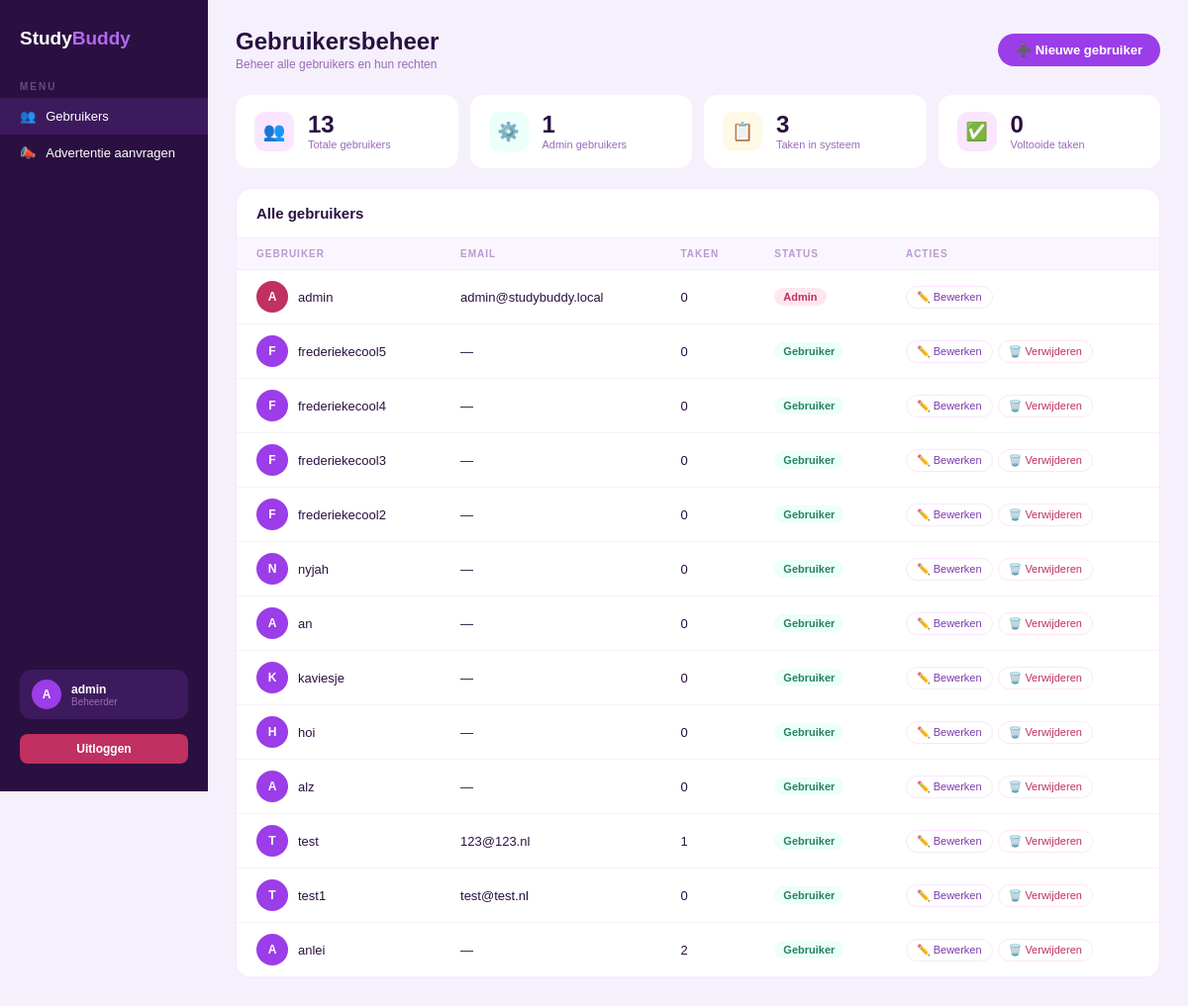
The app's page /admin (signed in) with its own data.
### tables this page shows
CREATE TABLE users (
            id INTEGER PRIMARY KEY AUTOINCREMENT,
            username TEXT NOT NULL UNIQUE,
            password TEXT NOT NULL,
            email TEXT,
            telefoonnummer TEXT,
            foto TEXT
        , is_admin INTEGER DEFAULT 0);

### app.py (the view)
@app.route("/admin")
@admin_required
def admin_dashboard():
    db = get_db()
    totaal_users = db.execute("SELECT COUNT(*) FROM users").fetchone()[0]
    totaal_taken = db.execute("SELECT COUNT(*) FROM taken").fetchone()[0]
    voltooide_taken = db.execute("SELECT COUNT(*) FROM taken WHERE voltooid = 1").fetchone()[0]
    admin_users = db.execute("SELECT COUNT(*) FROM users WHERE is_admin = 1").fetchone()[0]
    users = db.execute("""
        SELECT u.id, u.username, u.email, u.is_admin,
               (SELECT COUNT(*) FROM taken WHERE user_id = u.id) as taken_count
        FROM users u
        ORDER BY u.is_admin DESC, u.id DESC
    """).fetchall()
    logger.info(f"Admin dashboard geopend door gebruiker {session['user_id']}")
    return render_template("admin.html",
        totaal_users=totaal_users,
        totaal_taken=totaal_taken,
        voltooide_taken=voltooide_taken,
        admin_users=admin_users,
        users=users
    )

### app.py (called while the page is built)
def ingelogd():
    return "user_id" in session

def is_admin():
    return bool(session.get("is_admin"))

def admin_required(f):
    from functools import wraps
    @wraps(f)
    def decorated_function(*args, **kwargs):
        if not ingelogd() or not is_admin():
            flash("U hebt geen toegang tot deze pagina.", "error")
            return redirect(url_for("dashboard"))
        return f(*args, **kwargs)
    return decorated_function

### database.py (called while the page is built)
def get_db():
    conn = sqlite3.connect("studybuddy.db", timeout=30)
    conn.row_factory = sqlite3.Row
    conn.execute("PRAGMA journal_mode=WAL")
    return conn

### templates/admin.html (shortened to what this page needs)
{% extends "base.html" %}
{% block head_extra %}
  <link rel="stylesheet" href="{{ url_for('static', filename='css/admin.css') }}">
{% endblock %}
{% block content %}
<div style="display: flex; min-height: 100vh; background: #f5f0fc; color: #2a1040; font-family: 'DM Sans', sans-serif;">
  <aside style="width: 210px; background: #2a1040; display: flex; flex-direction: column; padding: 28px 0; position: fixed; top: 0; left: 0; min-height: 100vh;">
    <div style="font-family: 'Syne', sans-serif; font-size: 19px; font-weight: 800; color: white; padding: 0 20px; margin-bottom: 32px;">
      Study<span style="color: #b06aed;">Buddy</span>
    </div>
    <div style="font-size: 10px; font-weight: 600; letter-spacing: 2px; text-transform: uppercase; color: #6a4a8a; padding: 0 20px; margin-bottom: 6px;">Menu</div>
    <a href="{{ url_for('admin_dashboard') }}" style="display: flex; align-items: center; gap: 10px; padding: 11px 20px; font-size: 13px; color: white; text-decoration: none; transition: 0.2s; background: #3d1a5e;">
      <span>👥</span> Gebruikers
    </a>
    <a href="{{ url_for('admin_ad_requests') }}" style="display: flex; align-items: center; gap: 10px; padding: 11px 20px; font-size: 13px; color: white; text-decoration: none; transition: 0.2s;">
      <span>📣</span> Advertentie aanvragen
    </a>
    <div style="margin-top: auto; padding: 0 20px;">
      <div style="display: flex; align-items: center; gap: 10px; background: #3d1a5e; border-radius: 12px; padding: 10px 12px;">
        <div style="width: 30px; height: 30px; background: #9b3de8; border-radius: 50%; display: flex; align-items: center; justify-content: center; font-family: 'Syne', sans-serif; font-size: 12px; font-weight: 800; color: white;">
          {{ session.username[0].upper() }}
        </div>
        <div>
          <div style="font-size: 12px; font-weight: 600; color: white;">{{ session.username }}</div>
          <div style="font-size: 10px; color: #9b6ab8;">Beheerder</div>
        </div>
      </div>
      <a href="{{ url_for('logout') }}" style="display: block; margin-top: 15px; padding: 8px 12px; background: #c03060; color: white; border-radius: 8px; text-align: center; text-decoration: none; font-size: 12px; font-weight: 600;">
        Uitloggen
      </a>
    </div>
  </aside>
  <main style="margin-left: 210px; flex: 1; padding: 28px;">
    <div style="display: flex; align-items: center; justify-content: space-between; margin-bottom: 24px;">
      <div>
        <div style="font-family: 'Syne', sans-serif; font-size: 24px; font-weight: 800;">Gebruikersbeheer</div>
        <div style="font-size: 12px; color: #9b6ab8; margin-top: 2px;">Beheer alle gebruikers en hun rechten</div>
      </div>
      <a href="{{ url_for('admin_user_create') }}" style="padding: 9px 18px; background: #9b3de8; color: white; border-radius: 99px; font-family: 'DM Sans', sans-serif; font-size: 13px; font-weight: 600; text-decoration: none; cursor: pointer;">
        ➕ Nieuwe gebruiker
      </a>
    </div>
    <div style="display: grid; grid-template-columns: repeat(4, 1fr); gap: 12px; margin-bottom: 20px;">
      <div style="background: white; border-radius: 14px; padding: 16px 18px; display: flex; align-items: center; gap: 14px; border: 1.5px solid transparent; transition: 0.2s;">
        <div style="width: 40px; height: 40px; border-radius: 11px; display: flex; align-items: center; justify-content: center; font-size: 18px; background: #FAE6FE;">👥</div>
        <div>
          <div style="font-family: 'Syne', sans-serif; font-size: 24px; font-weight: 800; line-height: 1;">{{ totaal_users }}</div>
          <div style="font-size: 11px; color: #9b6ab8; margin-top: 2px;">Totale gebruikers</div>
        </div>
      </div>
      <div style="background: white; border-radius: 14px; padding: 16px 18px; display: flex; align-items: center; gap: 14px; border: 1.5px solid transparent; transition: 0.2s;">
        <div style="width: 40px; height: 40px; border-radius: 11px; display: flex; align-items: center; justify-content: center; font-size: 18px; background: #EBFFFB;">⚙️</div>
        <div>
          <div style="font-family: 'Syne', sans-serif; font-size: 24px; font-weight: 800; line-height: 1;">{{ admin_users }}</div>
          <div style="font-size: 11px; color: #9b6ab8; margin-top: 2px;">Admin gebruikers</div>
        </div>
      </div>
      <div style="background: white; border-radius: 14px; padding: 16px 18px; display: flex; align-items: center; gap: 14px; border: 1.5px solid transparent; transition: 0.2s;">
        <div style="width: 40px; height: 40px; border-radius: 11px; display: flex; align-items: center; justify-content: center; font-size: 18px; background: #FEF8E6;">📋</div>
        <div>
          <div style="font-family: 'Syne', sans-serif; font-size: 24px; font-weight: 800; line-height: 1;">{{ totaal_taken }}</div>
          <div style="font-size: 11px; color: #9b6ab8; margin-top: 2px;">Taken in systeem</div>
        </div>
      </div>
      <div style="background: white; border-radius: 14px; padding: 16px 18px; display: flex; align-items: center; gap: 14px; border: 1.5px solid transparent; transition: 0.2s;">
        <div style="width: 40px; height: 40px; border-radius: 11px; display: flex; align-items: center; justify-content: center; font-size: 18px; background: #FAE6FE;">✅</div>
        <div>
          <div style="font-family: 'Syne', sans-serif; font-size: 24px; font-weight: 800; line-height: 1;">{{ voltooide_taken }}</div>
          <div style="font-size: 11px; color: #9b6ab8; margin-top: 2px;">Voltooide taken</div>
        </div>
      </div>
    </div>
    <div style="background: white; border-radius: 16px; overflow: hidden; border: 1.5px solid #FAE6FE;">
      <div style="display: flex; align-items: center; justify-content: space-between; padding: 16px 20px; border-bottom: 1.5px solid #FAE6FE;">
        <div style="font-family: 'Syne', sans-serif; font-size: 15px; font-weight: 700;">Alle gebruikers</div>
      </div>
      <table style="width: 100%; border-collapse: collapse;">
        <thead>
          <tr>
            <th style="text-align: left; font-size: 10px; font-weight: 600; letter-spacing: 1px; text-transform: uppercase; color: #b89ad0; padding: 10px 20px; background: #faf5ff; border-bottom: 1.5px solid #FAE6FE;">Gebruiker</th>
            <th style="text-align: left; font-size: 10px; font-weight: 600; letter-spacing: 1px; text-transform: uppercase; color: #b89ad0; padding: 10px 20px; background: #faf5ff; border-bottom: 1.5px solid #FAE6FE;">Email</th>
            <th style="text-align: left; font-size: 10px; font-weight: 600; letter-spacing: 1px; text-transform: uppercase; color: #b89ad0; padding: 10px 20px; background: #faf5ff; border-bottom: 1.5px solid #FAE6FE;">Taken</th>
            <th style="text-align: left; font-size: 10px; font-weight: 600; letter-spacing: 1px; text-transform: uppercase; color: #b89ad0; padding: 10px 20px; background: #faf5ff; border-bottom: 1.5px solid #FAE6FE;">Status</th>
            <th style="text-align: left; font-size: 10px; font-weight: 600; letter-spacing: 1px; text-transform: uppercase; color: #b89ad0; padding: 10px 20px; background: #faf5ff; border-bottom: 1.5px solid #FAE6FE;">Acties</th>
          </tr>
        </thead>
        <tbody>
          {% for user in users %}
          <tr style="border-bottom: 1px solid #f5f0fc; transition: 0.15s;">
            <td style="padding: 11px 20px; font-size: 13px;">
              <div style="display: flex; align-items: center; gap: 10px;">
                <div style="width: 32px; height: 32px; border-radius: 50%; display: flex; align-items: center; justify-content: center; font-family: 'Syne', sans-serif; font-size: 12px; font-weight: 800; color: white; background: {% if user.is_admin %}#c03060{% else %}#9b3de8{% endif %}; flex-shrink: 0;">
                  {{ user.username[0].upper() }}
                </div>
                <div>
                  <div style="font-size: 13px; font-weight: 500;">{{ user.username }}</div>
                </div>
              </div>
            </td>
            <td style="padding: 11px 20px; font-size: 13px;">{{ user.email or '—' }}</td>
            <td style="padding: 11px 20px; font-size: 13px;">{{ user.taken_count }}</td>
            <td style="padding: 11px 20px; font-size: 13px;">
              {% if user.is_admin %}
                <span style="display: inline-block; padding: 3px 9px; border-radius: 99px; font-size: 11px; font-weight: 600; background: #fde8ee; color: #c03060;">Admin</span>
              {% else %}
                <span style="display: inline-block; padding: 3px 9px; border-radius: 99px; font-size: 11px; font-weight: 600; background: #EBFFFB; color: #2a8060;">Gebruiker</span>
              {% endif %}
            </td>
            <td style="padding: 11px 20px; font-size: 13px;">
              <div style="display: flex; gap: 5px; flex-wrap: wrap;">
                <a href="{{ url_for('admin_user_edit', user_id=user.id) }}" style="padding: 4px 10px; border-radius: 99px; font-size: 11px; font-weight: 500; border: 1.5px solid #FAE6FE; background: transparent; color: #7c3aad; text-decoration: none; cursor: pointer; transition: 0.2s;">
                  ✏️ Bewerken
                </a>
                {% if user.id != session.user_id %}
                <form method="POST" action="{{ url_for('admin_user_delete', user_id=user.id) }}" style="display: inline;" onsubmit="return confirm('Weet je zeker dat je deze gebruiker wilt verwijderen?');">
                  <button type="submit" style="padding: 4px 10px; border-radius: 99px; font-size: 11px; font-weight: 500; border: 1.5px solid #fde8ee; background: transparent; color: #c03060; cursor: pointer; transition: 0.2s;">
                    🗑️ Verwijderen
                  </button>
                </form>
                {% endif %}
              </div>
            </td>
          </tr>
          {% endfor %}
        </tbody>
      </table>
    </div>
  </main>
</div>
{% endblock %}

### static/css/style.css (style rules this page uses)
* { margin: 0; padding: 0; box-sizing: border-box; }
body { font-family: 'Segoe UI', sans-serif; background: #e8e8e8; min-height: 100vh; }

### static/css/admin.css (style rules this page uses)
* { margin: 0; padding: 0; box-sizing: border-box; }
body { font-family: 'DM Sans', sans-serif; }
table { width: 100%; border-collapse: collapse; }
thead th { text-align: left; font-size: 10px; font-weight: 600; letter-spacing: 1px; text-transform: uppercase; color: #b89ad0; padding: 10px 20px; background: #faf5ff; border-bottom: 1.5px solid #FAE6FE; }
tbody tr { border-bottom: 1px solid #f5f0fc; transition: .15s; }
tbody tr:last-child { border-bottom: none; }
td { padding: 11px 20px; font-size: 13px; vertical-align: middle; }

### records on screen
users: username "admin", username "A", email "admin@studybuddy.local", taken_count "0", is_admin "Admin"
users: username "F", username "frederiekecool5", email "—", taken_count "0", shows "Gebruiker"
users: username "F", username "frederiekecool4", email "—", taken_count "0", shows "Gebruiker"
users: username "F", username "frederiekecool3", email "—", taken_count "0", shows "Gebruiker"
users: username "F", username "frederiekecool2", email "—", taken_count "0", shows "Gebruiker"
users: username "N", username "nyjah", email "—", taken_count "0", shows "Gebruiker"
users: username "A", username "an", email "—", taken_count "0", shows "Gebruiker"
users: username "K", username "kaviesje", email "—", taken_count "0", shows "Gebruiker"
users: username "H", username "hoi", email "—", taken_count "0", shows "Gebruiker"
users: username "A", username "alz", email "—", taken_count "0", shows "Gebruiker"
users: username "T", username "test", email "123@123.nl", taken_count "1", is_admin "Gebruiker"
users: username "T", username "test1", email "test@test.nl", taken_count "0", shows "Gebruiker"
users: username "A", username "anlei", email "—", taken_count "2", is_admin "Gebruiker"

### other values on screen
{{ session.username[0].upper() }} "A"
{{ totaal_users }} "13"
{{ admin_users }} "1"
{{ totaal_taken }} "3"
{{ voltooide_taken }} "0"
